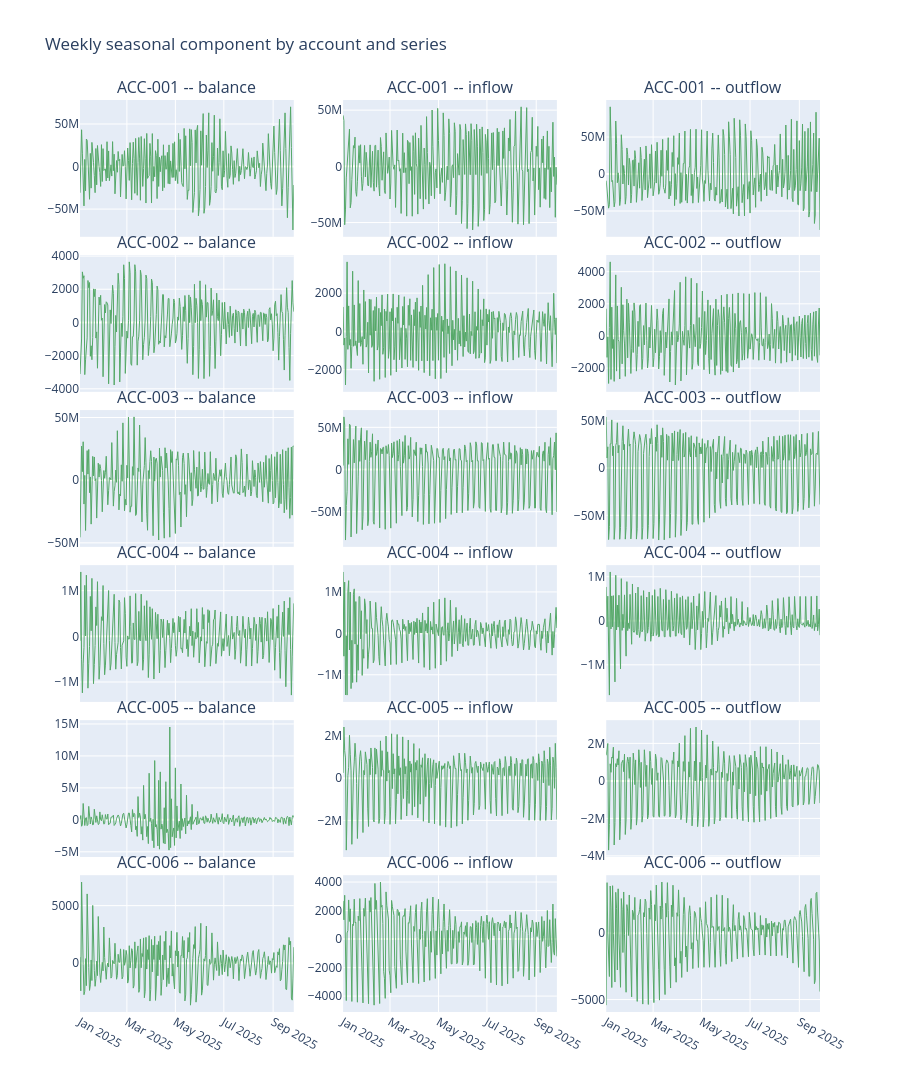

Here is the notebook cell this chart was saved with:
### Markdown cell above
Same story as before for the weekly component -- the two **reserve** accounts (ACC-003, ACC-005)
show the clearest weekday/weekend pattern, `balance` is ~0 everywhere -- with the exact numbers
shifting slightly now that the ~30-day component absorbs some of the variance a weekly-only
model would have attributed to "week".

The ~30-day component is weaker and less clean overall, but it's noticeably higher for
**ACC-004** (`inflow` 0.20, `outflow` 0.31 -- the highest `monthly_strength` of any series) than
for any other account. That's the same account the squad's original notebook singled out as
unreliable ("the forecast for ACC-004 sometimes comes out negative or wildly different day to
day"). Unlike the weekly pattern, the shape of ACC-004's ~30-day cycle isn't a single clean
peak/trough -- it's a real, moderate, recurring rhythm that a 14-day trailing average can't see,
plausibly a contributor to that instability, but it's not on its own the whole explanation.

### Code cell
accounts_list = plot_df["account_id"].unique()
fig = make_subplots(
    rows=len(accounts_list), cols=len(series_cols),
    shared_xaxes=True,
    subplot_titles=[f"{acc} -- {col}" for acc in accounts_list for col in series_cols],
    vertical_spacing=0.02,
)
for i, acc in enumerate(accounts_list, start=1):
    for j, col in enumerate(series_cols, start=1):
        seas = decompositions[(acc, col)].seasonal["seasonal_7"]
        fig.add_trace(go.Scatter(x=seas.index, y=seas, mode="lines",
                                  line=dict(width=1, color="#55A868"), showlegend=False), row=i, col=j)
fig.update_layout(height=200 * len(accounts_list), title="Weekly seasonal component by account and series")
fig.show()

### Figure 1 — Plotly figure (JSON) as saved in the notebook; plotly's stock layout.template omitted (floating-point values rounded to 4 significant figures; data arrays with more than 128 entries replaced by an {"elided": "..."} marker saying what was removed)
{"data": [{"line": {"color": "#55A868", "width": 1}, "mode": "lines", "showlegend": false, "type": "scatter", "x": {"elided": "270 str values"}, "xaxis": "x", "y": {"elided": "270 float values"}, "yaxis": "y"}, {"line": {"color": "#55A868", "width": 1}, "mode": "lines", "showlegend": false, "type": "scatter", "x": {"elided": "270 str values"}, "xaxis": "x2", "y": {"elided": "270 float values"}, "yaxis": "y2"}, {"line": {"color": "#55A868", "width": 1}, "mode": "lines", "showlegend": false, "type": "scatter", "x": {"elided": "270 str values"}, "xaxis": "x3", "y": {"elided": "270 float values"}, "yaxis": "y3"}, {"line": {"color": "#55A868", "width": 1}, "mode": "lines", "showlegend": false, "type": "scatter", "x": {"elided": "270 str values"}, "xaxis": "x4", "y": {"elided": "270 float values"}, "yaxis": "y4"}, {"line": {"color": "#55A868", "width": 1}, "mode": "lines", "showlegend": false, "type": "scatter", "x": {"elided": "270 str values"}, "xaxis": "x5", "y": {"elided": "270 float values"}, "yaxis": "y5"}, {"line": {"color": "#55A868", "width": 1}, "mode": "lines", "showlegend": false, "type": "scatter", "x": {"elided": "270 str values"}, "xaxis": "x6", "y": {"elided": "270 float values"}, "yaxis": "y6"}, {"line": {"color": "#55A868", "width": 1}, "mode": "lines", "showlegend": false, "type": "scatter", "x": {"elided": "270 str values"}, "xaxis": "x7", "y": {"elided": "270 float values"}, "yaxis": "y7"}, {"line": {"color": "#55A868", "width": 1}, "mode": "lines", "showlegend": false, "type": "scatter", "x": {"elided": "270 str values"}, "xaxis": "x8", "y": {"elided": "270 float values"}, "yaxis": "y8"}, {"line": {"color": "#55A868", "width": 1}, "mode": "lines", "showlegend": false, "type": "scatter", "x": {"elided": "270 str values"}, "xaxis": "x9", "y": {"elided": "270 float values"}, "yaxis": "y9"}, {"line": {"color": "#55A868", "width": 1}, "mode": "lines", "showlegend": false, "type": "scatter", "x": {"elided": "270 str values"}, "xaxis": "x10", "y": {"elided": "270 float values"}, "yaxis": "y10"}, {"line": {"color": "#55A868", "width": 1}, "mode": "lines", "showlegend": false, "type": "scatter", "x": {"elided": "270 str values"}, "xaxis": "x11", "y": {"elided": "270 float values"}, "yaxis": "y11"}, {"line": {"color": "#55A868", "width": 1}, "mode": "lines", "showlegend": false, "type": "scatter", "x": {"elided": "270 str values"}, "xaxis": "x12", "y": {"elided": "270 float values"}, "yaxis": "y12"}, {"line": {"color": "#55A868", "width": 1}, "mode": "lines", "showlegend": false, "type": "scatter", "x": {"elided": "270 str values"}, "xaxis": "x13", "y": {"elided": "270 float values"}, "yaxis": "y13"}, {"line": {"color": "#55A868", "width": 1}, "mode": "lines", "showlegend": false, "type": "scatter", "x": {"elided": "270 str values"}, "xaxis": "x14", "y": {"elided": "270 float values"}, "yaxis": "y14"}, {"line": {"color": "#55A868", "width": 1}, "mode": "lines", "showlegend": false, "type": "scatter", "x": {"elided": "270 str values"}, "xaxis": "x15", "y": {"elided": "270 float values"}, "yaxis": "y15"}, {"line": {"color": "#55A868", "width": 1}, "mode": "lines", "showlegend": false, "type": "scatter", "x": {"elided": "270 str values"}, "xaxis": "x16", "y": {"elided": "270 float values"}, "yaxis": "y16"}, {"line": {"color": "#55A868", "width": 1}, "mode": "lines", "showlegend": false, "type": "scatter", "x": {"elided": "270 str values"}, "xaxis": "x17", "y": {"elided": "270 float values"}, "yaxis": "y17"}, {"line": {"color": "#55A868", "width": 1}, "mode": "lines", "showlegend": false, "type": "scatter", "x": {"elided": "270 str values"}, "xaxis": "x18", "y": {"elided": "270 float values"}, "yaxis": "y18"}], "layout": {"annotations": [{"font": {"size": 16}, "showarrow": false, "text": "ACC-001 -- balance", "x": 0.1444, "xanchor": "center", "xref": "paper", "y": 1, "yanchor": "bottom", "yref": "paper"}, {"font": {"size": 16}, "showarrow": false, "text": "ACC-001 -- inflow", "x": 0.5, "xanchor": "center", "xref": "paper", "y": 1, "yanchor": "bottom", "yref": "paper"}, {"font": {"size": 16}, "showarrow": false, "text": "ACC-001 -- outflow", "x": 0.8556, "xanchor": "center", "xref": "paper", "y": 1, "yanchor": "bottom", "yref": "paper"}, {"font": {"size": 16}, "showarrow": false, "text": "ACC-002 -- balance", "x": 0.1444, "xanchor": "center", "xref": "paper", "y": 0.83, "yanchor": "bottom", "yref": "paper"}, {"font": {"size": 16}, "showarrow": false, "text": "ACC-002 -- inflow", "x": 0.5, "xanchor": "center", "xref": "paper", "y": 0.83, "yanchor": "bottom", "yref": "paper"}, {"font": {"size": 16}, "showarrow": false, "text": "ACC-002 -- outflow", "x": 0.8556, "xanchor": "center", "xref": "paper", "y": 0.83, "yanchor": "bottom", "yref": "paper"}, {"font": {"size": 16}, "showarrow": false, "text": "ACC-003 -- balance", "x": 0.1444, "xanchor": "center", "xref": "paper", "y": 0.66, "yanchor": "bottom", "yref": "paper"}, {"font": {"size": 16}, "showarrow": false, "text": "ACC-003 -- inflow", "x": 0.5, "xanchor": "center", "xref": "paper", "y": 0.66, "yanchor": "bottom", "yref": "paper"}, {"font": {"size": 16}, "showarrow": false, "text": "ACC-003 -- outflow", "x": 0.8556, "xanchor": "center", "xref": "paper", "y": 0.66, "yanchor": "bottom", "yref": "paper"}, {"font": {"size": 16}, "showarrow": false, "text": "ACC-004 -- balance", "x": 0.1444, "xanchor": "center", "xref": "paper", "y": 0.49, "yanchor": "bottom", "yref": "paper"}, {"font": {"size": 16}, "showarrow": false, "text": "ACC-004 -- inflow", "x": 0.5, "xanchor": "center", "xref": "paper", "y": 0.49, "yanchor": "bottom", "yref": "paper"}, {"font": {"size": 16}, "showarrow": false, "text": "ACC-004 -- outflow", "x": 0.8556, "xanchor": "center", "xref": "paper", "y": 0.49, "yanchor": "bottom", "yref": "paper"}, {"font": {"size": 16}, "showarrow": false, "text": "ACC-005 -- balance", "x": 0.1444, "xanchor": "center", "xref": "paper", "y": 0.32, "yanchor": "bottom", "yref": "paper"}, {"font": {"size": 16}, "showarrow": false, "text": "ACC-005 -- inflow", "x": 0.5, "xanchor": "center", "xref": "paper", "y": 0.32, "yanchor": "bottom", "yref": "paper"}, {"font": {"size": 16}, "showarrow": false, "text": "ACC-005 -- outflow", "x": 0.8556, "xanchor": "center", "xref": "paper", "y": 0.32, "yanchor": "bottom", "yref": "paper"}, {"font": {"size": 16}, "showarrow": false, "text": "ACC-006 -- balance", "x": 0.1444, "xanchor": "center", "xref": "paper", "y": 0.15, "yanchor": "bottom", "yref": "paper"}, {"font": {"size": 16}, "showarrow": false, "text": "ACC-006 -- inflow", "x": 0.5, "xanchor": "center", "xref": "paper", "y": 0.15, "yanchor": "bottom", "yref": "paper"}, {"font": {"size": 16}, "showarrow": false, "text": "ACC-006 -- outflow", "x": 0.8556, "xanchor": "center", "xref": "paper", "y": 0.15, "yanchor": "bottom", "yref": "paper"}], "height": 1200, "title": {"text": "Weekly seasonal component by account and series"}, "xaxis": {"anchor": "y", "domain": [0, 0.2889], "matches": "x16", "showticklabels": false}, "xaxis10": {"anchor": "y10", "domain": [0, 0.2889], "matches": "x16", "showticklabels": false}, "xaxis11": {"anchor": "y11", "domain": [0.3556, 0.6444], "matches": "x17", "showticklabels": false}, "xaxis12": {"anchor": "y12", "domain": [0.7111, 1], "matches": "x18", "showticklabels": false}, "xaxis13": {"anchor": "y13", "domain": [0, 0.2889], "matches": "x16", "showticklabels": false}, "xaxis14": {"anchor": "y14", "domain": [0.3556, 0.6444], "matches": "x17", "showticklabels": false}, "xaxis15": {"anchor": "y15", "domain": [0.7111, 1], "matches": "x18", "showticklabels": false}, "xaxis16": {"anchor": "y16", "domain": [0, 0.2889]}, "xaxis17": {"anchor": "y17", "domain": [0.3556, 0.6444]}, "xaxis18": {"anchor": "y18", "domain": [0.7111, 1]}, "xaxis2": {"anchor": "y2", "domain": [0.3556, 0.6444], "matches": "x17", "showticklabels": false}, "xaxis3": {"anchor": "y3", "domain": [0.7111, 1], "matches": "x18", "showticklabels": false}, "xaxis4": {"anchor": "y4", "domain": [0, 0.2889], "matches": "x16", "showticklabels": false}, "xaxis5": {"anchor": "y5", "domain": [0.3556, 0.6444], "matches": "x17", "showticklabels": false}, "xaxis6": {"anchor": "y6", "domain": [0.7111, 1], "matches": "x18", "showticklabels": false}, "xaxis7": {"anchor": "y7", "domain": [0, 0.2889], "matches": "x16", "showticklabels": false}, "xaxis8": {"anchor": "y8", "domain": [0.3556, 0.6444], "matches": "x17", "showticklabels": false}, "xaxis9": {"anchor": "y9", "domain": [0.7111, 1], "matches": "x18", "showticklabels": false}, "yaxis": {"anchor": "x", "domain": [0.85, 1]}, "yaxis10": {"anchor": "x10", "domain": [0.34, 0.49]}, "yaxis11": {"anchor": "x11", "domain": [0.34, 0.49]}, "yaxis12": {"anchor": "x12", "domain": [0.34, 0.49]}, "yaxis13": {"anchor": "x13", "domain": [0.17, 0.32]}, "yaxis14": {"anchor": "x14", "domain": [0.17, 0.32]}, "yaxis15": {"anchor": "x15", "domain": [0.17, 0.32]}, "yaxis16": {"anchor": "x16", "domain": [0, 0.15]}, "yaxis17": {"anchor": "x17", "domain": [0, 0.15]}, "yaxis18": {"anchor": "x18", "domain": [0, 0.15]}, "yaxis2": {"anchor": "x2", "domain": [0.85, 1]}, "yaxis3": {"anchor": "x3", "domain": [0.85, 1]}, "yaxis4": {"anchor": "x4", "domain": [0.68, 0.83]}, "yaxis5": {"anchor": "x5", "domain": [0.68, 0.83]}, "yaxis6": {"anchor": "x6", "domain": [0.68, 0.83]}, "yaxis7": {"anchor": "x7", "domain": [0.51, 0.66]}, "yaxis8": {"anchor": "x8", "domain": [0.51, 0.66]}, "yaxis9": {"anchor": "x9", "domain": [0.51, 0.66]}}}
